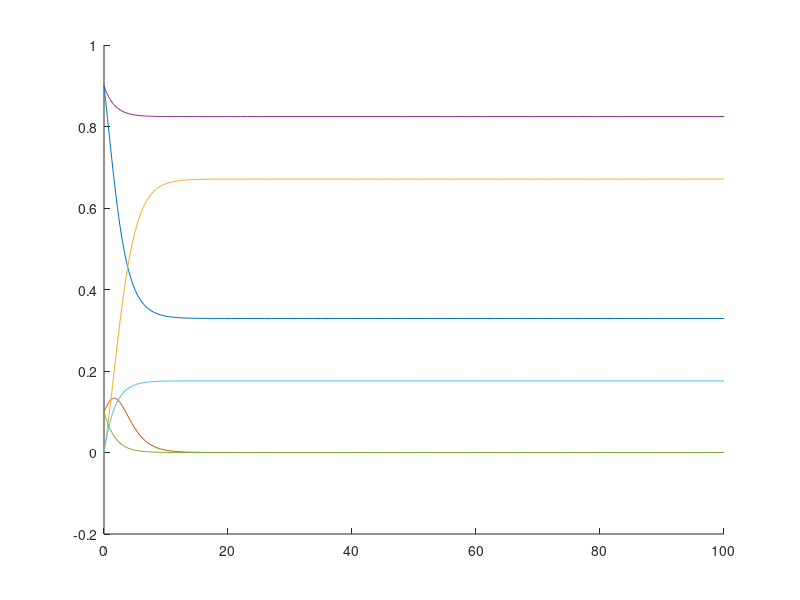

Recreate this plot in MATLAB.
%% Q8 Part a
yo=[.9;.1;0];
tspan=[0 100];

hold on

ro=1.5;
sigmasize= @(t,y) [-ro*y(1)*y(2); ro*y(2)*y(1)-y(2); y(2)];
[t,y] = ode45(sigmasize,tspan,yo);

plot(t,y);
hold off
%% Q8 PartB
yo=[.9;.1;0];
tspan=[0 100];

hold on

ro=0.5;
sigmasizeb= @(t,y) [-ro*y(1)*y(2); ro*y(2)*y(1)-y(2); y(2)];
[t,y] = ode45(sigmasizeb,tspan,yo);

plot(t,y);
hold off